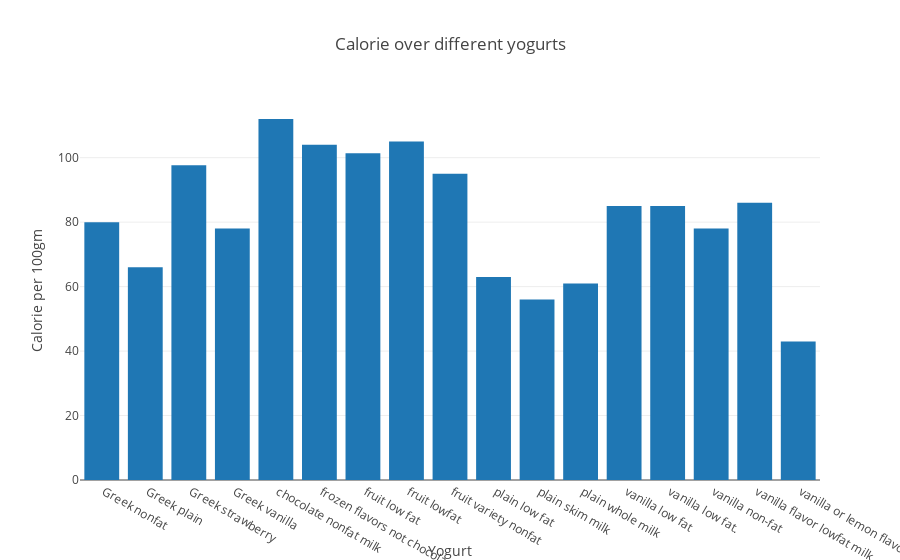

This figure's notebook cell:
### Code cell
trace1 = go.Bar(x=yogurt_energy.Sub_Category1 + yogurt_energy.Sub_Category2, y=yogurt_energy.Energy,name="Energy") 
data=go.Data([trace1])
layout=go.Layout(title="Calorie over different yogurts", xaxis={'title':'Yogurt'}, yaxis={'title':'Calorie per 100gm'})
figure=go.Figure(data=data,layout=layout)
iplot(figure, filename='fig4')

### Figure 1 — Plotly figure (JSON) as saved in the notebook; plotly's stock layout.template omitted (floating-point values rounded to 4 significant figures)
{"data": [{"name": "Energy", "type": "bar", "x": [" Greek nonfat", " Greek plain", " Greek strawberry", " Greek vanilla", " chocolate nonfat milk", " frozen flavors not chocolate", " fruit low fat", " fruit lowfat", " fruit variety nonfat", " plain low fat", " plain skim milk", " plain whole milk", " vanilla low fat", " vanilla low fat.", " vanilla non-fat", " vanilla flavor lowfat milk", " vanilla or lemon flavor nonfat milk"], "y": [80, 66, 97.67, 78, 112, 104, 101.4, 105, 95, 63, 56, 61, 85, 85, 78, 86, 43]}], "layout": {"title": "Calorie over different yogurts", "xaxis": {"title": "Yogurt"}, "yaxis": {"title": "Calorie per 100gm"}}}
